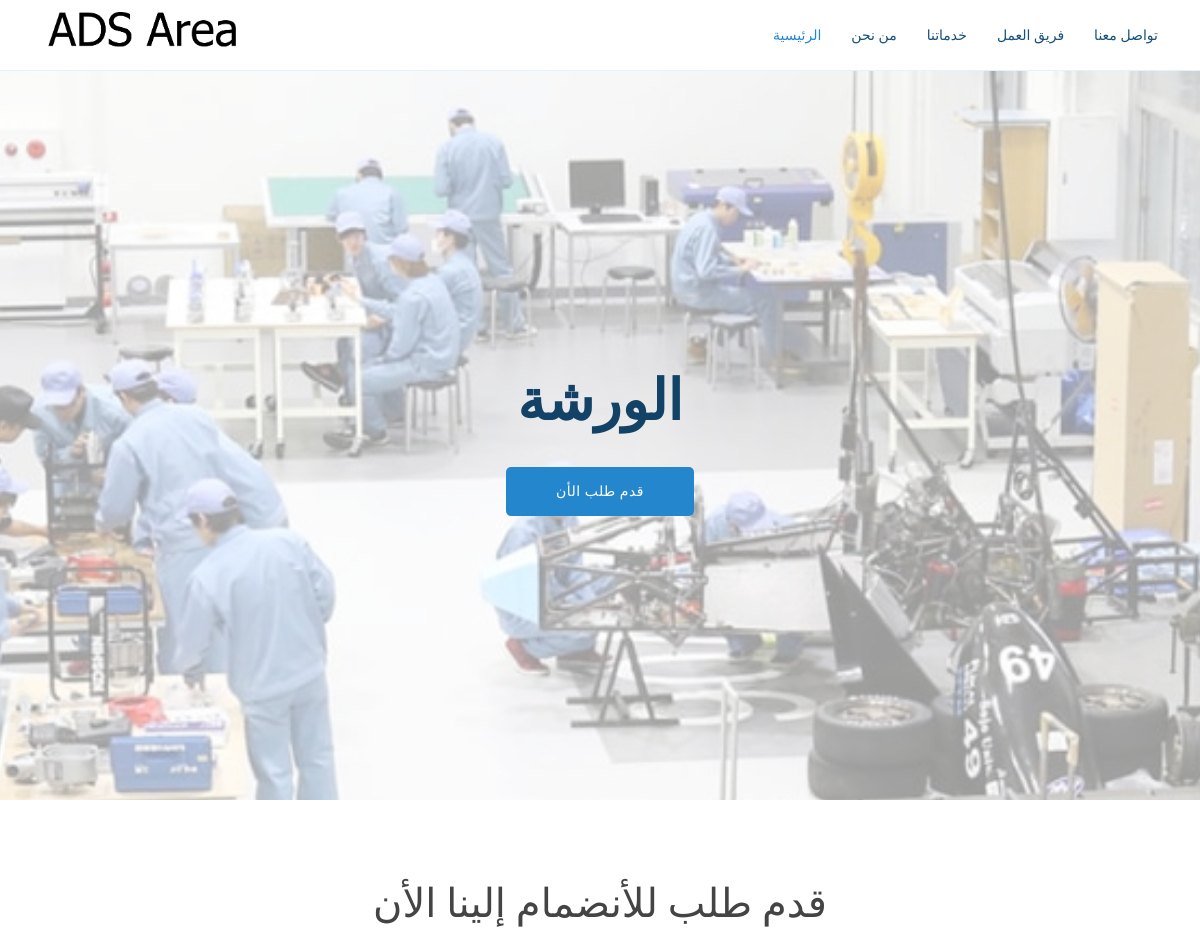
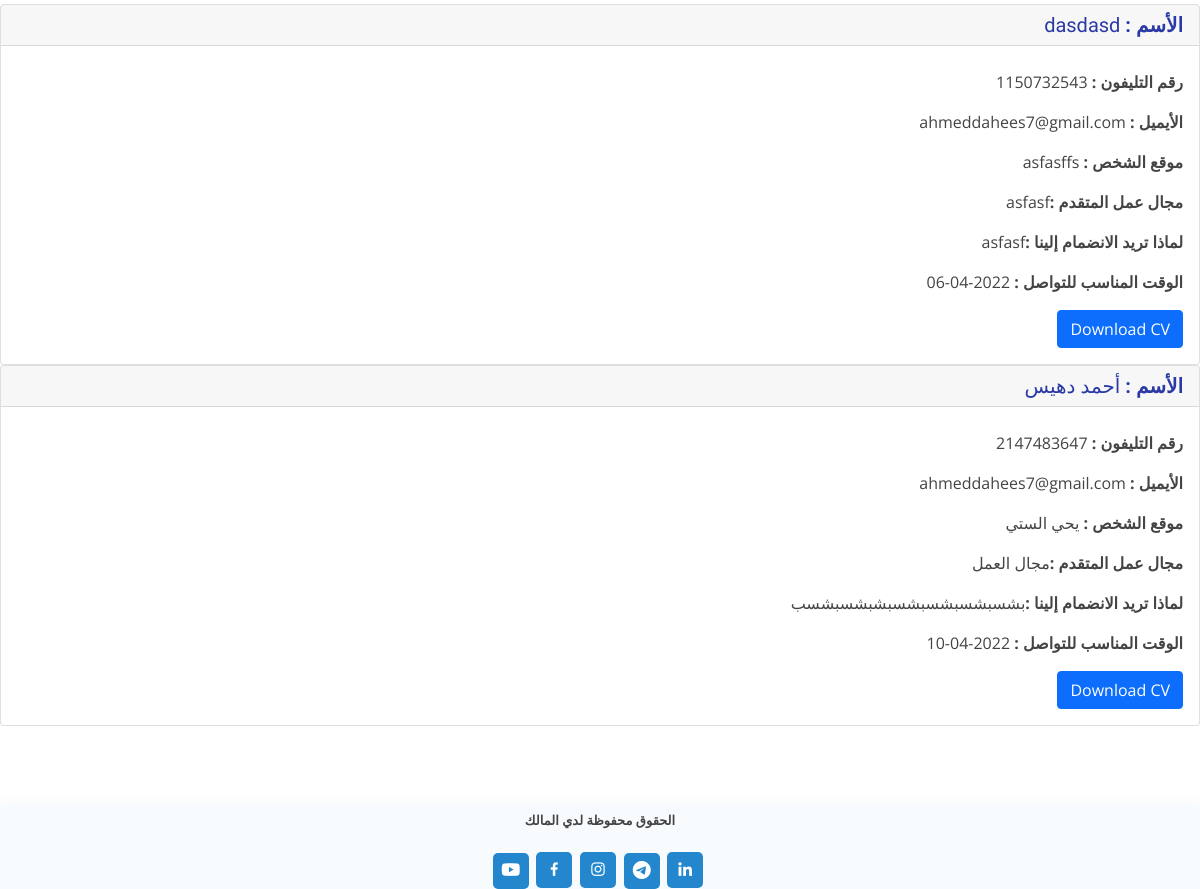
Page /things/bepart.php on the committed database (2 pictures, top to bottom).
### tables this page shows
CREATE TABLE `bepart` (
  `id` int(11) NOT NULL,
  `fullname` varchar(200) NOT NULL,
  `email` varchar(300) NOT NULL,
  `phone` int(40) NOT NULL,
  `flocation` varchar(1000) NOT NULL,
  `mgalwork` varchar(500) NOT NULL,
  `photo` varchar(200) NOT NULL,
  `wsf` varchar(400) NOT NULL,
  `ftime` date NOT NULL
);

### things/bepart.php (the view, shortened to what this page needs)
<?php include "../forms/upload-mozf.php";
$comedata = "SELECT * FROM `bepart`";
$reslut = mysqli_query($conn, $comedata);
$sql = mysqli_fetch_all($reslut , MYSQLI_ASSOC);
?>
<!DOCTYPE html>
<html lang="en">
<head>
    <link href="../assets/vendor/aos/aos.css" rel="stylesheet">
    <link href="../assets/vendor/bootstrap/css/bootstrap.min.css" rel="stylesheet">
    <link href="../assets/vendor/bootstrap-icons/bootstrap-icons.css" rel="stylesheet">
    <link href="../assets/vendor/boxicons/css/boxicons.min.css" rel="stylesheet">
    <link href="../assets/vendor/glightbox/css/glightbox.min.css" rel="stylesheet">
    <link href="../assets/vendor/remixicon/remixicon.css" rel="stylesheet">
    <link href="../assets/vendor/swiper/swiper-bundle.min.css" rel="stylesheet">
    <link href="../assets/css/style.css" rel="stylesheet">
</head>
<body>
    <header id="header" class="fixed-top">
        <div class="container d-flex align-items-center justify-content-between">
            <a href="index.html" class="logo"><img src="../assets/img/logo.png" alt="" class="img-fluid"></a>
            <nav id="navbar" class="navbar">
                <ul>
                    <li><a class="nav-link scrollto active" href="../index.php">الرئيسية</a></li>
                    <li><a class="nav-link scrollto" href="../index.php#about">من نحن</a></li>
                    <li><a class="nav-link scrollto" href="../index.php#services">خدماتنا</a></li>
                    <li><a class="nav-link scrollto" href="../index.php#team">فريق العمل</a></li>
                    <li><a class="nav-link scrollto" href="../index.php#contact">تواصل معنا</a></li>
                </ul>
            </nav>
        </div>
    </header>
    <?php include "../assets/pages/centerpage.php" ?>
    <section class="inner-page">
    <center><h1>قدم طلب للأنضمام إلينا الأن </h1></center>
   <?php foreach($sql as $mozf): ?>
    <div style=" text-align:right;  direction: rtl;" class="card">
  <h5 class="card-header" style="color:#2a39a5;"> <b> الأسم :</b>   <?php echo $mozf['fullname'] ?> </h5>
  <div class="card-body">
    <p class="card-text"> <b> رقم التليفون : </b> <?php echo $mozf['phone'] ?></p>
    <p class="card-text"> <b>  الأيميل : </b> <?php echo $mozf['email'] ?>   </p>
    <p class="card-text"> <b>  موقع الشخص :</b> <?php echo $mozf['flocation'] ?> </p>
    <p class="card-text">  <b>مجال عمل المتقدم :</b><?php echo $mozf['mgalwork'] ?>   </p>
    <p class="card-text">  <b>لماذا تريد الانضمام إلينا  :</b><?php echo $mozf['wsf'] ?>   </p>
    <p class="card-text"> <b>  الوقت المناسب للتواصل :</b> <?php echo $mozf['ftime'] ?>   </p>
    <a href="../assets/photos/mozfCV/<?php echo $mozf['photo'] ?>" download="<?php echo $mozf['fullname'] ?>" class="btn btn-primary">Download CV</a>
  </div>
</div>
<?php endforeach ?>
</section>
    <?php include "./../assets/pages/fotter.php" ?>
</body>
</html>

### assets/css/style.css (style rules this page uses)
body { font-family: "Open Sans", sans-serif; color: #444444; }
a { color: #2487ce; text-decoration: none; }
h1, h2, h3, h4, h5, h6 { font-family: 'Lemonada', cursive; }
#header { transition: all 0.5s; background: #fff; z-index: 997; padding: 5px 0; border-bottom: 1px solid #e6f2fb; }
#header .logo { font-size: 28px; margin: 0; padding: 0; line-height: 1; font-weight: 300; letter-spacing: 0.5px; font-family: 'Lemonada', cursive; }
#header .logo img { max-height: 60px; }
.navbar { padding: 0; }
.navbar ul { margin: 0; padding: 0; display: flex; list-style: none; align-items: center; }
.navbar li { position: relative; }
.navbar a, .navbar a:focus { display: flex; align-items: center; justify-content: space-between; padding: 10px 0 10px 30px; font-size: 14px; color: #16507b; white-space: nowrap; transition: 0.3s; }
.navbar a:hover, .navbar .active, .navbar .active:focus, .navbar li:hover>a { color: #2487ce; }
section { padding: 80px 0; overflow: hidden; }

### rows in the picture
bepart: fullname "dasdasd", phone "1150732543", email "ahmeddahees7@gmail.com", flocation "asfasffs", mgalwork "asfasf", wsf "asfasf", ftime "2022-04-06"
bepart: fullname "أحمد دهيس", phone "2147483647", email "ahmeddahees7@gmail.com", flocation "يحي الستي", mgalwork "مجال العمل", wsf "بشسبشسبشسبشسبشبشسبشسب", ftime "2022-04-10"
